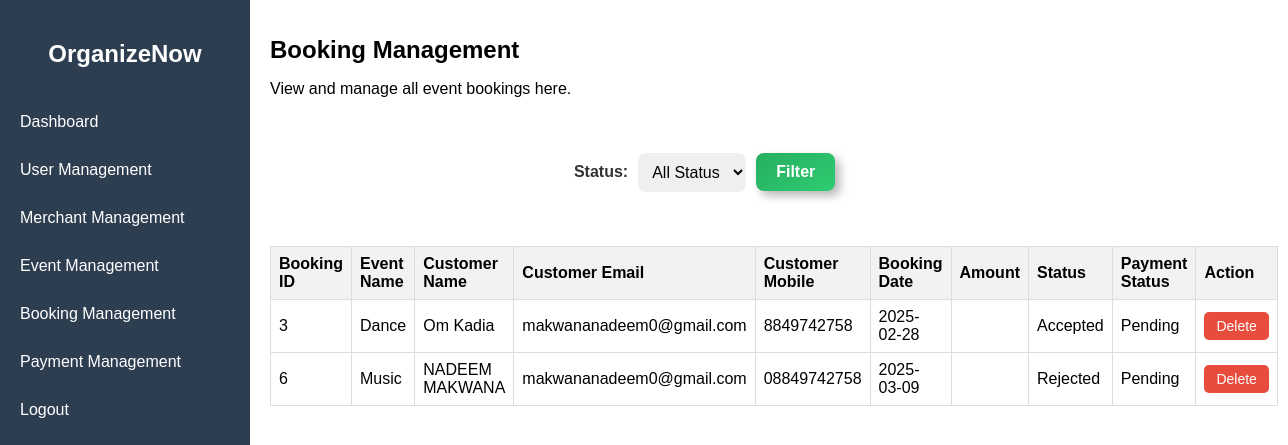
Before: /Admin/booking_management.php (signed in) with the older database file.
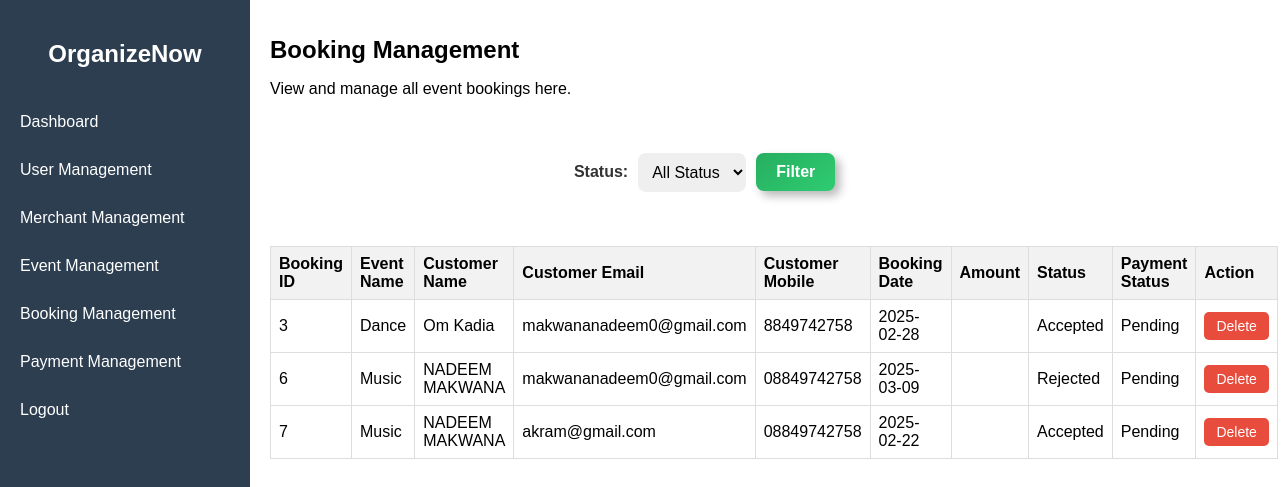
After: the same page with the newer database file.
### tables this page shows
CREATE TABLE `bookings` (
  `id` int(11) NOT NULL,
  `service_id` int(11) NOT NULL,
  `service_type` varchar(100) NOT NULL,
  `booking_date` date NOT NULL,
  `customer_name` varchar(100) NOT NULL,
  `customer_email` varchar(100) NOT NULL,
  `customer_mobile` varchar(15) NOT NULL,
  `status` enum('Pending','Accepted','Rejected') DEFAULT 'Pending',
  `payment_status` enum('Pending','Paid') DEFAULT 'Pending',
  `user_id` int(11) DEFAULT NULL,
  `merchant_id` int(11) DEFAULT NULL
);

### Admin/booking_management.php (the view, shortened to what this page needs)
<?php
include "connection.php";
include "admin_sidebar.php";
?>
<h1>Booking Management</h1>
<p>View and manage all event bookings here.</p>
<?php
$query = "SELECT * FROM bookings WHERE 1";
$result = $conn->query($query);
?>
<head>
</head>
<form method="GET">
    <label for="status">Status:</label>
    <select name="status" id="status">
        <option value="">All Status</option>
    </select>
    <button type="submit">Filter</button>
</form>
<table>
    <thead>
        <tr>
            <th>Booking ID</th>
            <th>Event Name</th>
            <th>Customer Name</th>
            <th>Customer Email</th>
            <th>Customer Mobile</th>
            <th>Booking Date</th>
            <th>Amount</th>
            <th>Status</th>
            <th>Payment Status</th>
            <th>Action</th>
        </tr>
    </thead>
    <tbody>
        <?php while ($row = $result->fetch_assoc()) { ?>
            <tr>
                <td><?php echo $row['id']; ?></td>
                <td><?php echo $row['service_type']; ?></td>
                <td><?php echo $row['customer_name']; ?></td>
                <td><?php echo $row['customer_email']; ?></td>
                <td><?php echo $row['customer_mobile']; ?></td>
                <td><?php echo $row['booking_date']; ?></td>
                <td><?php echo $row['amount']; ?></td>
                <td><?php echo $row['status']; ?></td>
                <td><?php echo $row['payment_status']; ?></td>
                <td>
                    <a class="btn" href="?action=delete&booking_id=<?php echo $row['id']; ?>" onclick="return confirm('Are you sure you want to delete this booking?');">Delete</a>
                </td>
            </tr>
        <?php } ?>
    </tbody>
</table>

Changed rows visible on the page:
added bookings: id "7", service_type "Music", customer_name "NADEEM MAKWANA", customer_email "akram@gmail.com", customer_mobile "08849742758", booking_date "2025-02-22", status "Accepted", payment_status "Pending"
